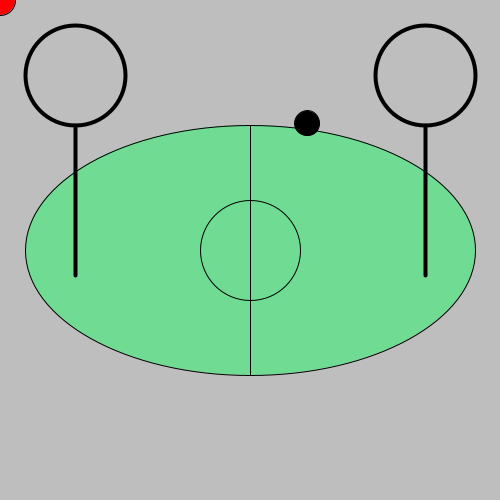
Frame 1 (no input)
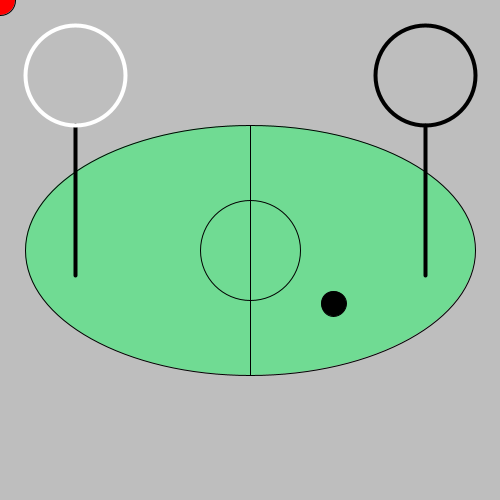
Frame 60 (the mouse pressed at the canvas centre just before this capture)
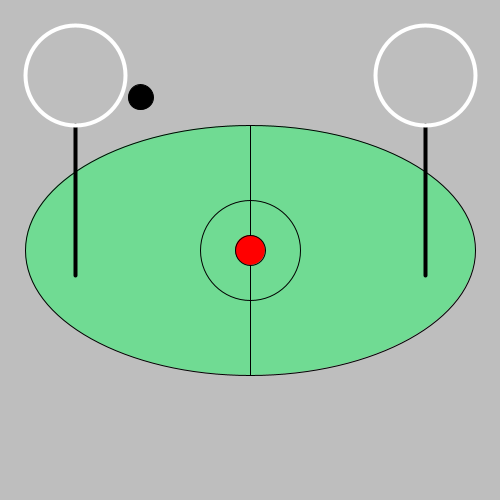
Frame 120 (the mouse held since frame 60 and released just before this capture)

The Processing sketch that drew these frames (run headless with seeded random() and noise(); from frame 60 on, the mouse is pressed at the canvas centre):

// Processing sketch: processing_73058
// ── processing_73058.pde

/*Ashleigh Rissmeyer
 A program that models a game of Quidditch. 
 Black bludgers appear randomly on screen.
 The red quaffle follows the mouse.
 Every time a goal is scored (the red quaffle goes 
 through the hoop), press the UP button. This will
 print the new score for the team.
 */

//set up a global constant to record the number
//of points scored for one goal
final int GOAL_IS_SCORED = 10;

//set up global variables
boolean ballOnLeftSide=true;
int backgroundColor=190;
int hoopColor1=0;
int hoopColor2=0;
int score=0;

void setup() {
  size(500, 500);
  background (backgroundColor);
}

void draw() {
  background(backgroundColor);

  drawQuidditchPitch();
  drawQuaffle();
  flyingBludgers();
  changeOffenseLeft();
  changeOffenseRight();
  testBooleans();
}

//Set up the basic structure of the Quidditch pitch,
//including the field and the hoops (one on each end)
void drawQuidditchPitch () {
  //set up the pitch itself
  fill(112, 219, 147);
  strokeWeight(1);
  ellipse(250, 250, 450, 250);
  ellipse(250, 250, 100, 100);
  line(250, 125, 250, 375);


  //set up the goal posts
  strokeWeight(4);
  line(425, 275, 425, 125);
  line(75, 275, 75, 125);

  //set up the hoops
  fill(backgroundColor, 0);
  stroke(hoopColor1);
  ellipse(75, 75, 100, 100);
  stroke(hoopColor2);
  ellipse(425, 75, 100, 100);
}

//draw a black ball (called a bludger) 
//that moves around the screen at random
//modeling the behavior of a bludger from the books
void flyingBludgers() {
  float xCoordinate=random(0, 475);
  float yCoordinate=random(0, 475);
  frameRate(10);
  fill(0);
  stroke(0);
  ellipse(xCoordinate, yCoordinate, 25, 25);
}

//draw a red ball (called a quaffle) that follows
//the mouse across the screen and "scores" by
//going through the hoop
void drawQuaffle () {
  stroke(0);
  fill(255, 0, 0);
  strokeWeight(1);
  ellipse(mouseX, mouseY, 30, 30);
}


//create a method that will add ten points to
//the score every time the "UP" arrow is pressed
void keyPressed() {
  if (keyCode == UP) {
    println(calculateScore());
  }
  else {
  }
}

int calculateScore () {
  score=score+GOAL_IS_SCORED; 
  return score;
}

void changeOffenseLeft () {
  if (mouseX>(width/2)) {
    hoopColor1=0;
  } 
  else {
    hoopColor1=255;
  }
}

void changeOffenseRight () {
  if (mouseX<(width/2)) {
    hoopColor2=0;
  } 
  else {
    hoopColor2=255;
  }
}

void testBooleans () {
  if (mouseX<(width/2)) {
    ballOnLeftSide=true;
  }
  else {
    ballOnLeftSide=!ballOnLeftSide;
  }
}
